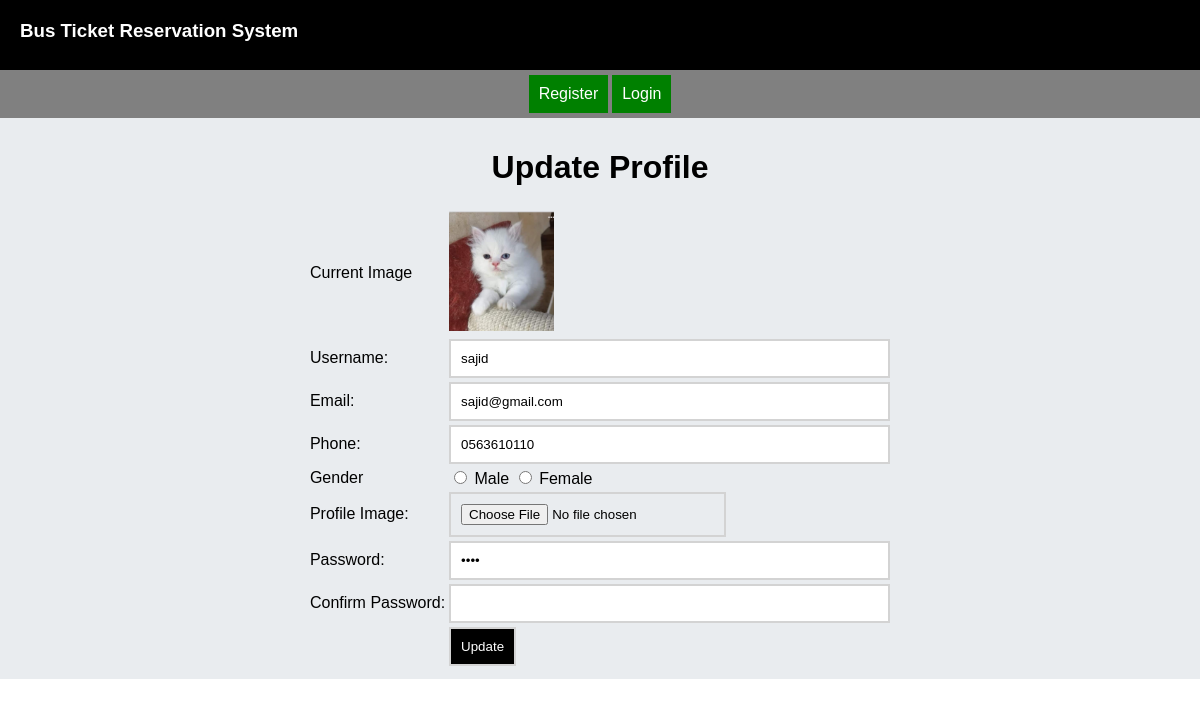
/user/user_edit.php?user_id=12, run on the app's committed database.
### tables this page shows
CREATE TABLE `tbl_user` (
  `user_id` int(11) NOT NULL,
  `username` varchar(255) NOT NULL,
  `email` varchar(255) NOT NULL,
  `phone` varchar(20) DEFAULT NULL,
  `gender` varchar(200) NOT NULL,
  `image` varchar(200) NOT NULL,
  `password` varchar(255) NOT NULL,
  `role` varchar(10) NOT NULL,
  `join_date` date DEFAULT NULL
);

### user/user_edit.php (the view, shortened to what this page needs)
<?php
include "../headers/header.php";
?>
<?php
require_once '../dbconnection/database.php';
$user_id = $_GET['user_id'];
$sql = "SELECT * FROM tbl_user WHERE user_id = '$user_id'";
$stmt = $conn->prepare($sql);
$stmt->execute();
$result = $stmt->fetch(PDO::FETCH_ASSOC);
$username = $result['username'];
$email = $result['email'];
$phone = $result['phone'];
$password = $result['password'];
$image = $result['image'];
?>
<div class="contents">
    <form action="update_user_submit.php" method="post" enctype="multipart/form-data" class="profile_form">
        <table class="signup_login_table">
            <caption><h1>Update Profile</h1></caption>
            <tr>
                <td><label>Current Image</label></td>
                <td>
                    <img src="<?php echo '../'.$image; ?>" alt="<?php echo $image; ?>" name="old_image" height="120">
                </td>
            </tr>
            <tr>
                <td><label>Username: </label></td>
                <td><input type="text" name="username" size="50" value="<?php echo $username; ?>" required=""></td>
            </tr>
            <tr>
                <td><label>Email: </label></td>
                <td><input type="email" name="email" size="50" value="<?php echo $email; ?>" required=""></td>
            </tr>
            <tr>
                <td><label>Phone: </label></td>
                <td><input type="text" name="phone" size="50" value="<?php echo $phone; ?>" required=""></td>
            </tr>
            <tr>
                <td><label>Gender</label></td>
                <td>
                    <label><input type="radio" name="gender" value="male" required> Male</label>
                    <label><input type="radio" name="gender" value="female"> Female</label>
                </td>
            </tr>
            <tr>
                <td><label>Profile Image: </label></td>
                <td>
                    <input type="file" name="myprofile" required="" size="50" accept="image/*">
                </td>
            </tr>
            <tr>
                <td><label>Password: </label></td>
                <td><input type="password" name="password" value="<?php echo $password; ?>" size="50" required=""></td>
            </tr>
            <tr>
                <td><label>Confirm Password: </label></td>
                <td><input type="password" name="c_password" size="50" required=""></td>
            </tr>
            <tr>
                <td></td>
                <td><input class="submit_button" type="submit" name="submit" value="Update" /></td>
            </tr>
        </table>
    </form>
</div>
</body>
</html>

### styles/styles.css (style rules this page uses)
body { margin: 0; font-family: sans-serif; }
.contents { padding-top: 10px; padding-left: 10px; padding-right: 10px; padding-bottom: 10px; background: #e9ecef; width: 100%; height: 100%; }
.contents table { margin: auto; }
* { box-sizing: border-box; }
.submit_button { padding: 10px; background-color: black; color: white; border: 2px solid black; cursor: pointer; }
.signup_login_table input { padding: 10px; border: 2px solid lightgrey; }
.profile_form input { padding: 10px; border: 2px solid lightgrey; }

### data on the page
tbl_user: image (picture), username "sajid", email "sajid@gmail.com", phone "0563610110"
